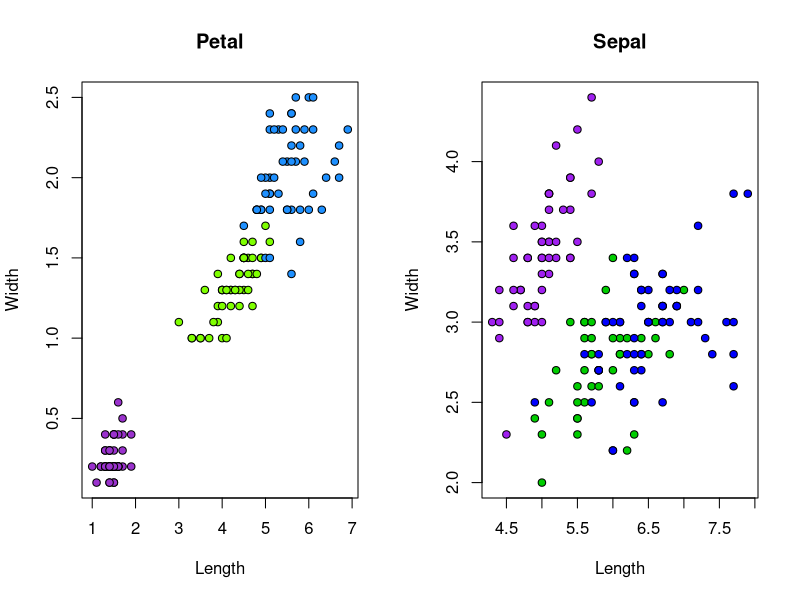

This chart was generated by the following R code:
# Iris Data Assignment One

# Create two columns on single row
par(
  mfrow=c(1,2))
 
# Create scatter plot for petals
plot(
  iris$Petal.Length,
  iris$Petal.Width,
  pch=21, # type of symbol
  bg=c("darkorchid3", "chartreuse", "dodgerblue1")[unclass(iris$Species)],
  main="Petal", # main title
  xlab="Length", # x title
  ylab="Width" # y title
)
 
# Create scatter plot for sepal
plot(
  iris$Sepal.Length,
  iris$Sepal.Width,
  pch=21,
  bg=c("purple","green3","blue")[unclass(iris$Species)],
  main="Sepal",
  xlab="Length",
  ylab="Width"
)
